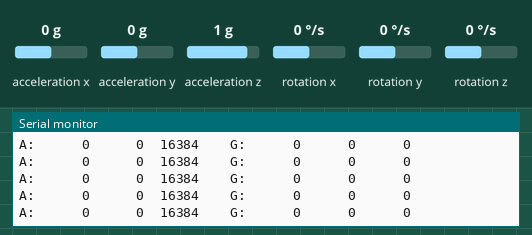
This sketch was run on a simulated Arduino Uno, built with avr-gcc and run on an emulated ATmega328P. Parts: the last lines printed to the serial monitor. The inputs (shaded band) are chosen by the test bench; at power-on: acceleration x 0 g, acceleration y 0 g, acceleration z 1 g, rotation x 0 °/s, rotation y 0 °/s, rotation z 0 °/s.

Above: at 1.2 s.
1.3 s: acceleration x set to -1.4 g
At 1.44 s:
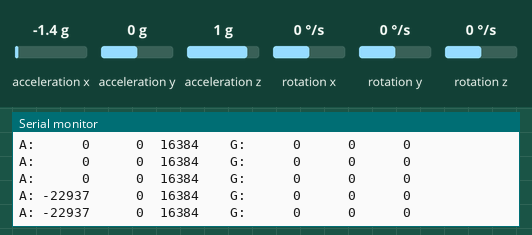
3.2 s: acceleration y set to -1.4 g
At 3.28 s:
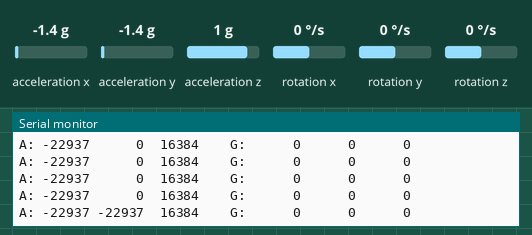
5.1 s: acceleration z set to -1.4 g
At 5.12 s:
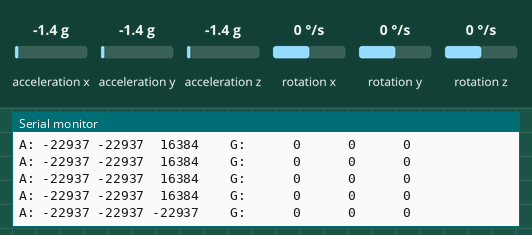
7.0 s: rotation x set to -192 °/s
At 7.06 s:
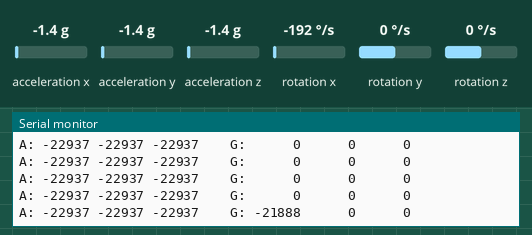
8.9 s: rotation y set to -192 °/s
At 9.01 s:
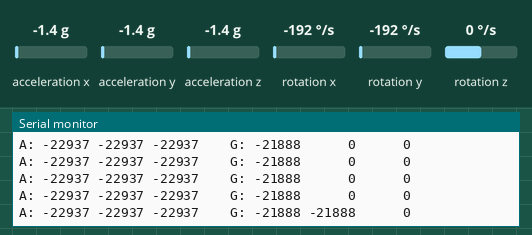
10.9 s: rotation z set to -192 °/s
At 10.95 s:
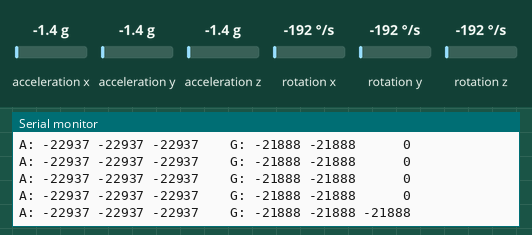

Measured:
- after the input at 1.3 s, the serial monitor: prints a new line at once (image 1)
- after the input at 3.2 s, the serial monitor: prints a new line after 0.07 s (image 2)
- after the input at 5.1 s, the serial monitor: prints a new line at once (image 3)
- after the input at 7.0 s, the serial monitor: prints a new line after 0.06 s (image 4)
- after the input at 8.9 s, the serial monitor: prints a new line after 0.10 s (image 5)
- after the input at 10.9 s, the serial monitor: prints a new line after 0.05 s (image 6)

The sketch:

Serial_IMU.ino
```cpp
/*
The sensor outputs provided by the library are the raw
16-bit values obtained by concatenating the 8-bit high and
low accelerometer and gyro data registers. They can be
converted to units of g and dps (degrees per second) using
the conversion factors specified in the datasheet for your
particular device and full scale setting (gain).

Example: An LSM6DS33 gives an accelerometer Z axis reading
of 16276 with its default full scale setting of +/- 2 g. The
LA_So specification in the LSM6DS33 datasheet (page 15)
states a conversion factor of 0.061 mg/LSB (least
significant bit) at this FS setting, so the raw reading of
16276 corresponds to 16276 * 0.061 = 992.8 mg = 0.9928 g.
*/

#include <Wire.h>
#include <LSM6.h>

LSM6 imu;

char report[80];

void setup()
{
  Serial.begin(9600);
  Wire.begin();

  if (!imu.init())
  {
    Serial.println("Failed to detect and initialize IMU!");
    while (1);
  }
  imu.enableDefault();
}

void loop()
{
  imu.read();

  snprintf(report, sizeof(report), "A: %6d %6d %6d    G: %6d %6d %6d",
    imu.a.x, imu.a.y, imu.a.z,
    imu.g.x, imu.g.y, imu.g.z);
  Serial.println(report);

  delay(100);
}
```
